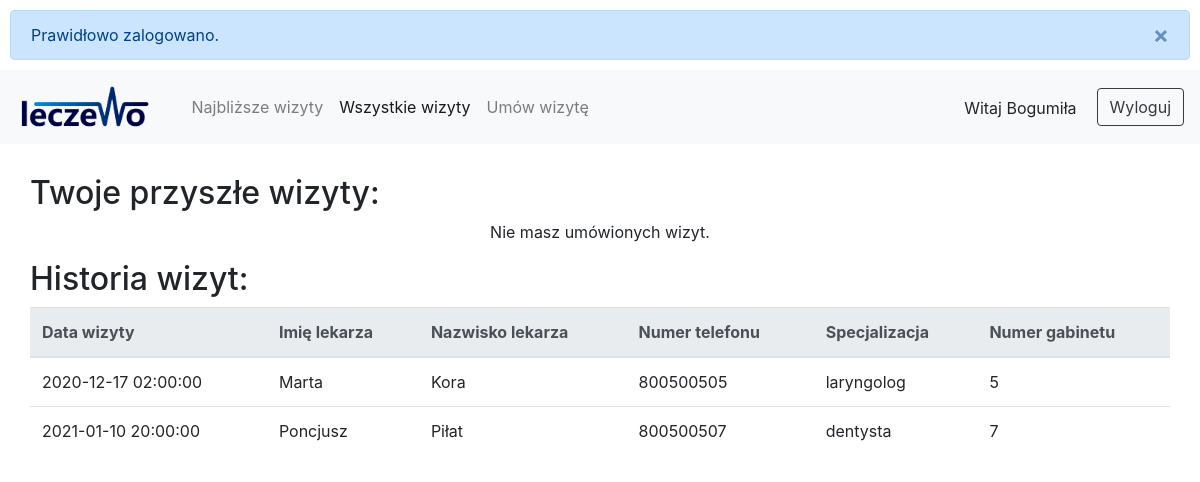
/patient.php?visits (signed in), run on the app's committed database.
### tables this page shows
CREATE TABLE `pacjent` (
  `id` int(11) NOT NULL,
  `imie` text NOT NULL,
  `nazwisko` text NOT NULL,
  `data_urodzenia` date NOT NULL,
  `pesel` bigint(11) NOT NULL,
  `miasto` text NOT NULL,
  `adres` varchar(50) NOT NULL,
  `haslo` varchar(50) NOT NULL,
  `email` varchar(255) NOT NULL
);

CREATE TABLE `wizyta` (
  `id` int(11) NOT NULL,
  `id_pacjenta` int(11) DEFAULT NULL,
  `id_lekarza` int(11) DEFAULT NULL,
  `data_wizyty` datetime DEFAULT NULL
);

CREATE TABLE `lekarz` (
  `id` int(11) NOT NULL,
  `imie` text NOT NULL,
  `nazwisko` text NOT NULL,
  `specjalizacja` text NOT NULL,
  `telefon` int(11) NOT NULL,
  `nr_gabinetu` int(11) NOT NULL
);

### utils/data_base.php (called while the page is built, shortened)
<?php
class DataBase
{
    private $host = 'localhost';
    private $user = 'root';
    private $password = '';
    private $dbname = 'przychodnia';
    private $pdo;
    public function __construct()
    {
        $dsn = 'mysql:host=' . $this->host . '; dbname=' . $this->dbname;
        try {
            $this->pdo = new PDO($dsn, $this->user, $this->password, array(PDO::ATTR_ERRMODE => PDO::ERRMODE_WARNING));
        } catch (PDOException $e) {
            echo 'Connection failed: ' . $e->getMessage();
            exit;
        }
    }
    public function get_user_name($user_id)
    {
        $sql = "SELECT imie FROM pacjent WHERE id = ?";
        $stmt = $this->pdo->prepare($sql);
        $stmt->execute(array($user_id));
        return $stmt->fetch(PDO::FETCH_ASSOC)['imie'];
    }
    public function get_visits($patient_id, $future = true, $past = true, $number = 0)
    {
        $sql_add = "";
        if ($future xor $past) {
            $sql_add .= " AND wizyta.data_wizyty " . ($future ? ">=" : "<") . " NOW()";
        }
        $sql = "SELECT wizyta.*, lekarz.* FROM wizyta LEFT JOIN lekarz ON wizyta.id_lekarza = lekarz.id WHERE wizyta.id_pacjenta = ?" . $sql_add;
        $stmt = $this->pdo->prepare($sql);
        $stmt->execute(array($patient_id));
        return $stmt->fetchAll(PDO::FETCH_ASSOC);
    }
}

### views/patient_visits_table.php (the view)
<table class="table">
    <thead class="thead-light">
        <tr>
            <th scope="col">Data wizyty</th>
            <th scope="col">Imię lekarza</th>
            <th scope="col">Nazwisko lekarza</th>
            <th scope="col">Numer telefonu</th>
            <th scope="col">Specjalizacja</th>
            <th scope="col">Numer gabinetu</th>
        </tr>
    </thead>
    <tbody>
        <?php foreach ($visits as $key => $value) : ?>
            <tr>
                <td><?php echo ($value['data_wizyty']); ?></td>
                <td><?php echo ($value['imie']); ?></td>
                <td><?php echo ($value['nazwisko']); ?></td>
                <td><?php echo ($value['telefon']); ?></td>
                <td><?php echo ($value['specjalizacja']); ?></td>
                <td><?php echo ($value['nr_gabinetu']); ?></td>
            </tr>
        <?php endforeach; ?>
    </tbody>
</table>

### views/after_login_header.php (shortened to what this page needs)
<!doctype html>
<html lang="en">
<head>
    <link rel="stylesheet" href="https://cdn.jsdelivr.net/npm/bootstrap@4.5.3/dist/css/bootstrap.min.css">
    <link rel="stylesheet" href="css/after_login.css">
</head>
<body>
    <?php if (isset($_SESSION["komunikat"])) : ?>
        <div class="alert alert-primary alert-dismissible fade show" role="alert">
            <?php echo $_SESSION["komunikat"]; ?>
            <button type="button" class="close" data-dismiss="alert" aria-label="Close">
                <span aria-hidden="true">&times;</span>
            </button>
        </div>
    <?php endif; ?>
    <nav class="navbar navbar-expand-lg navbar-light bg-light">
        <a href="./"><img class="logo" src="images/logo.png"></a>
        <div class="collapse navbar-collapse" id="navbarNavAltMarkup">
            <?php if (isset($pid)) : ?>
                <div class="navbar-nav">
                    <a class="nav-item nav-link <?php echo ($active == 'main' ? 'active' : ''); ?>" href="patient.php">Najbliższe wizyty</a>
                    <a class="nav-item nav-link <?php echo ($active == 'visits' ? 'active' : ''); ?>" href="patient.php?visits">Wszystkie wizyty</a>
                    <a class="nav-item nav-link <?php echo ($active == 'set_visit' ? 'active' : ''); ?>" href="patient.php?set_visit">Umów wizytę</a>
                </div>
                <?php endif;
            ?>
        </div>
        <?php if ($name) : ?>
            <p>Witaj <?php echo ($name); ?></p>
        <?php endif; ?>
        <button class="btn btn-outline-dark" onclick="document.location='logout.php'">Wyloguj</button>
    </nav>
    <main>

### css/after_login.css (style rules this page uses)
body, html { margin: 0; }
.alert { margin: 10px; }
nav.navbar p { margin-right: 20px; margin-top: 18px; }
.logo { height: 48px; margin-right: 30px; }
main { padding: 30px; }

### data on the page
pacjent: imie "Bogumiła"
wizyta: data_wizyty "2020-12-17 02:00:00", id_lekarza.imie "Marta", id_lekarza.nazwisko "Kora", id_lekarza.telefon "800500505", id_lekarza.specjalizacja "laryngolog", id_lekarza.nr_gabinetu "5"
wizyta: data_wizyty "2021-01-10 20:00:00", id_lekarza.imie "Poncjusz", id_lekarza.nazwisko "Piłat", id_lekarza.telefon "800500507", id_lekarza.specjalizacja "dentysta", id_lekarza.nr_gabinetu "7"

### other printed values
$_SESSION["komunikat"] "Prawidłowo zalogowano."
